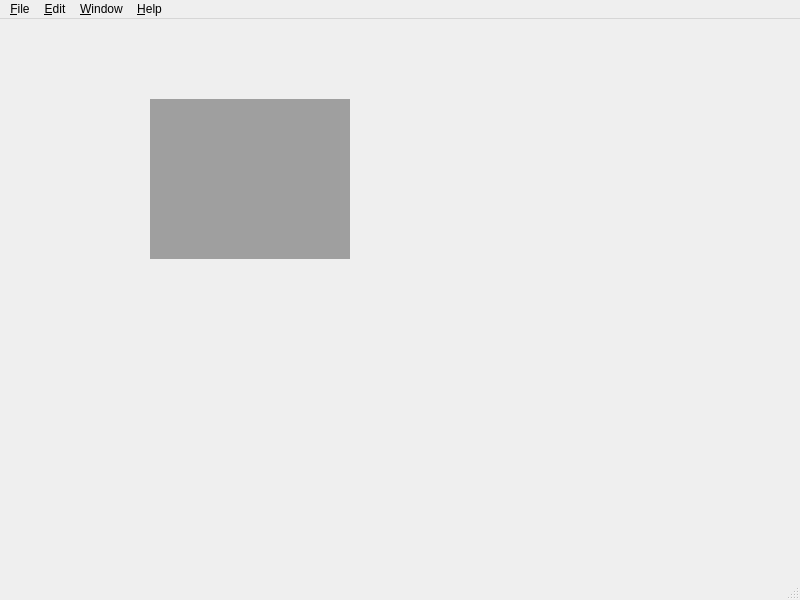
<?xml version="1.0" encoding="UTF-8"?>
<ui version="4.0">
 <class>TextEditor</class>
 <widget class="QMainWindow" name="TextEditor">
  <property name="geometry">
   <rect>
    <x>0</x>
    <y>0</y>
    <width>800</width>
    <height>600</height>
   </rect>
  </property>
  <property name="windowTitle">
   <string>TextEditor</string>
  </property>
  <widget class="QWidget" name="centralwidget">
   <widget class="QMdiArea" name="mdiArea">
    <property name="geometry">
     <rect>
      <x>150</x>
      <y>80</y>
      <width>200</width>
      <height>160</height>
     </rect>
    </property>
   </widget>
  </widget>
  <widget class="QMenuBar" name="menubar">
   <property name="geometry">
    <rect>
     <x>0</x>
     <y>0</y>
     <width>800</width>
     <height>25</height>
    </rect>
   </property>
   <widget class="QMenu" name="menu_File">
    <property name="title">
     <string>&amp;File</string>
    </property>
    <addaction name="action_New"/>
    <addaction name="action_Open"/>
    <addaction name="action_Save"/>
    <addaction name="action_Save_As"/>
    <addaction name="separator"/>
    <addaction name="action_Exit"/>
   </widget>
   <widget class="QMenu" name="menu_Edit">
    <property name="title">
     <string>&amp;Edit</string>
    </property>
    <addaction name="action_Cut"/>
    <addaction name="action_Copy"/>
    <addaction name="action_Paste"/>
   </widget>
   <widget class="QMenu" name="menu_About">
    <property name="title">
     <string>&amp;Help</string>
    </property>
    <addaction name="action_About"/>
   </widget>
   <widget class="QMenu" name="menu_Window">
    <property name="title">
     <string>&amp;Window</string>
    </property>
    <addaction name="action_Close"/>
    <addaction name="action_Close_All"/>
    <addaction name="action_Tile"/>
    <addaction name="action_Cascade"/>
    <addaction name="action_Next"/>
    <addaction name="action_Previous"/>
   </widget>
   <addaction name="menu_File"/>
   <addaction name="menu_Edit"/>
   <addaction name="menu_Window"/>
   <addaction name="menu_About"/>
  </widget>
  <widget class="QStatusBar" name="statusbar"/>
  <action name="action_New">
   <property name="text">
    <string>&amp;New</string>
   </property>
  </action>
  <action name="action_Open">
   <property name="text">
    <string>&amp;Open</string>
   </property>
  </action>
  <action name="action_Save">
   <property name="text">
    <string>&amp;Save</string>
   </property>
  </action>
  <action name="action_Save_As">
   <property name="text">
    <string>&amp;Save As</string>
   </property>
  </action>
  <action name="action_Exit">
   <property name="text">
    <string>&amp;Exit</string>
   </property>
  </action>
  <action name="action_Cut">
   <property name="text">
    <string>&amp;Cut</string>
   </property>
  </action>
  <action name="action_Copy">
   <property name="text">
    <string>&amp;Copy</string>
   </property>
  </action>
  <action name="action_Paste">
   <property name="text">
    <string>&amp;Paste</string>
   </property>
  </action>
  <action name="action_About">
   <property name="text">
    <string>&amp;About</string>
   </property>
  </action>
  <action name="action_Close">
   <property name="text">
    <string>&amp;Close</string>
   </property>
  </action>
  <action name="action_Close_All">
   <property name="text">
    <string>&amp;Close All</string>
   </property>
  </action>
  <action name="action_Tile">
   <property name="text">
    <string>&amp;Tile</string>
   </property>
  </action>
  <action name="action_Cascade">
   <property name="text">
    <string>&amp;Cascade</string>
   </property>
  </action>
  <action name="action_Next">
   <property name="text">
    <string>&amp;Next</string>
   </property>
  </action>
  <action name="action_Previous">
   <property name="text">
    <string>&amp;Previous</string>
   </property>
  </action>
 </widget>
 <resources/>
 <connections/>
</ui>
